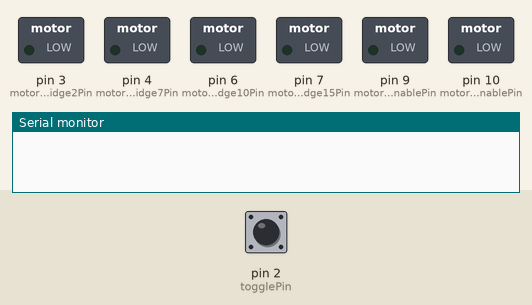
Recording of a sketch running on a simulated Arduino Uno, built with avr-gcc and run on an emulated ATmega328P. On the bench: switched loads named in the sketch (green lamp = pin HIGH), the last lines printed to the serial monitor. The test bench sets the inputs (shaded band); at power-on: pin 2 (togglePin) LOW.

Above: at 1.2 s.
1.3 s: pin 2 (togglePin) driven HIGH
At 1.8 s:
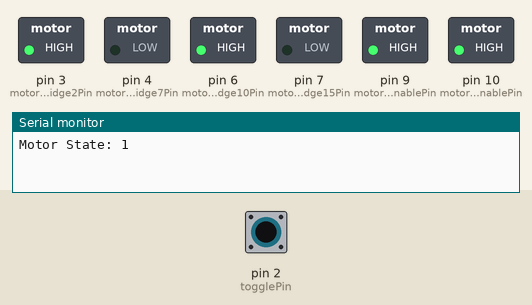
2.8 s: pin 2 (togglePin) pulsed LOW 5 times (0.12 s each, 0.3 s apart)
At 3.12 s:
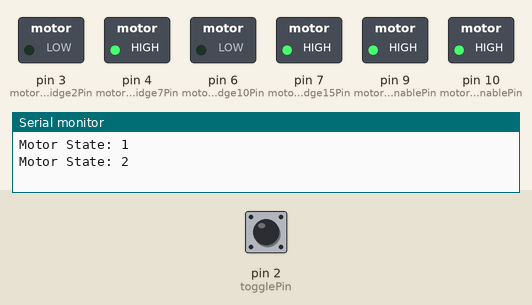
At 4.7 s:
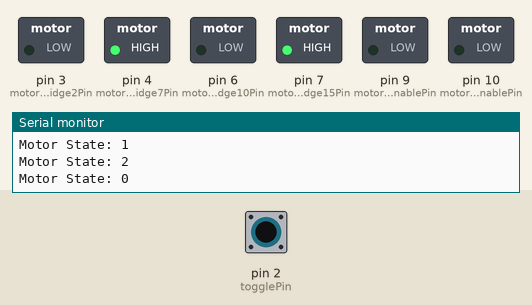
Timing chart, 0 to 6.2 s (numbered marks = the images above; inputs shaded):
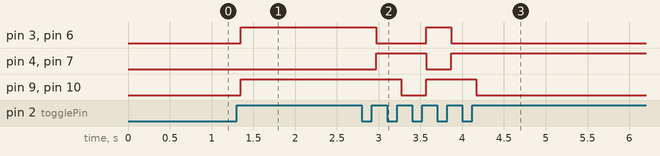

Measured:
- after the input at 1.3 s, pin 3 (motor1hbridge2Pin), pin 6 (motor2hbridge10Pin), pin 9 (motor1EnablePin), pin 10 (motor2EnablePin): LOW → HIGH after 0.05 s
- after the input at 2.8 s, pin 3 (motor1hbridge2Pin): HIGH → LOW after 0.17 s, → HIGH 0.60 s later, → LOW 0.30 s later; pin 4 (motor1hbridge7Pin): LOW → HIGH after 0.17 s, → LOW 0.60 s later, → HIGH 0.30 s later

The sketch:

dc-motor-hbridge.ino
```cpp
//dc-motor-hbridge.ino
//
// This sketch uses an SN754410 H-Bridge to control the direction of two DC
// motors. There is a digital switch attached to Pin 2 (toggelDirectionPin),
// which is used to toggle the direction of the motor. There are two motors
// in my prototype, but you can easily comment out Motor2 if you are only
// using a single motor.
//
// @Todo: I still need to enable PWM on the motor1EnablePin to control the motor
// speed. In future versions

const int togglePin = 2;                // Toggle based on switch input
const int motor1EnablePin = 9;          // H-Bridge pin 1 (1,2EN)
const int motor2EnablePin = 10;          // H-Bridge pin 9 (3,4EN)

// Motor 1 (Right Motor)
const int motor1hbridge2Pin = 3;        // H-Bridge pin 2 (1A)
const int motor1hbridge7Pin = 4;        // H-Bridge pin 7 (2A)

// Motor 2 (Right Motor)
const int motor2hbridge10Pin = 6;        // H-Bridge pin 10 (3A)
const int motor2hbridge15Pin = 7;        // H-Bridge pin 15 (4A)

int motorState = 0;                      // 0 = off, 1 = fwd, 2 = rev
int buttonState;                         // the current reading from the input pin
int lastButtonState = LOW;               // the previous reading from the input pin

// the following variables are long's because the time, measured in miliseconds,
// will quickly become a bigger number than can be stored in an int.
long lastDebounceTime = 0;  // the last time the output pin was toggled
long debounceDelay = 50;    // the debounce time; increase if the output flickers

void setup() {
    // Setup so we can log messages
    Serial.begin(9600);

    // Set the toggle switch as an input
    pinMode(togglePin, INPUT);

    // Set all other pins as outputs
    pinMode(motor1hbridge2Pin, OUTPUT);
    pinMode(motor1hbridge7Pin, OUTPUT);
    pinMode(motor1EnablePin, OUTPUT);
    pinMode(motor2hbridge10Pin, OUTPUT);
    pinMode(motor2hbridge15Pin, OUTPUT);
    pinMode(motor2EnablePin, OUTPUT);

    // Set the motor*EnablePins to LOW so they are initially off
    digitalWrite(motor1EnablePin, LOW);
    digitalWrite(motor2EnablePin, LOW);
}

// Set the motor*EnablePins to HIGH so the motors will turn on
void turnMotorsOn() {
    digitalWrite(motor1EnablePin, HIGH);
    digitalWrite(motor2EnablePin, HIGH);
}

// Set the motor*EnablePins to LOW so the motors will turn off
void turnMotorsOff() {
    digitalWrite(motor1EnablePin, LOW);
    digitalWrite(motor2EnablePin, LOW);
}


void loop() {
    // read the state of the switch into a local variable:
    int reading = digitalRead(togglePin);

    // check to see if you just pressed the button
    // (i.e. the input went from LOW to HIGH),  and you've waited
    // long enough since the last press to ignore any noise:

    // If the switch changed, due to noise or pressing:
    if (reading != lastButtonState) {
        // reset the debouncing timer
        lastDebounceTime = millis();
    }

    if ((millis() - lastDebounceTime) > debounceDelay) {
        // whatever the reading is at, it's been there for longer
        // than the debounce delay, so take it as the actual current state:

        // if the button state has changed:
        if (reading != buttonState) {
            buttonState = reading;

            // only toggle the LED if the new button state is HIGH
            if (buttonState == HIGH) {
                motorState = (motorState + 1) % 3;
                Serial.print("Motor State: ");
                Serial.println(motorState);
            }
        }
    }

    switch (motorState) {
        case 0:
            turnMotorsOff();
            break;
        case 1:
            turnMotorsOn();
            digitalWrite(motor1hbridge2Pin, HIGH);   // Set leg 1 of the H-Bridge to HIGH
            digitalWrite(motor1hbridge7Pin, LOW);   // Set leg 2 of the H-Bridge to LOW
            digitalWrite(motor2hbridge10Pin, HIGH);   // Set leg 1 of the H-Bridge to HIGH
            digitalWrite(motor2hbridge15Pin, LOW);   // Set leg 2 of the H-Bridge to LOW
            break;
        case 2:
            turnMotorsOn();
            digitalWrite(motor1hbridge2Pin, LOW);   // Set leg 1 of the H-Bridge to LOW
            digitalWrite(motor1hbridge7Pin, HIGH);   // Set leg 2 of the H-Bridge to HIGH
            digitalWrite(motor2hbridge10Pin, LOW);   // Set leg 1 of the H-Bridge to LOW
            digitalWrite(motor2hbridge15Pin, HIGH);   // Set leg 2 of the H-Bridge to HIGH
            break;
        default:
            break;
    }

    // save the reading.  Next time through the loop,
    // it'll be the lastButtonState:
    lastButtonState = reading;
}
```
